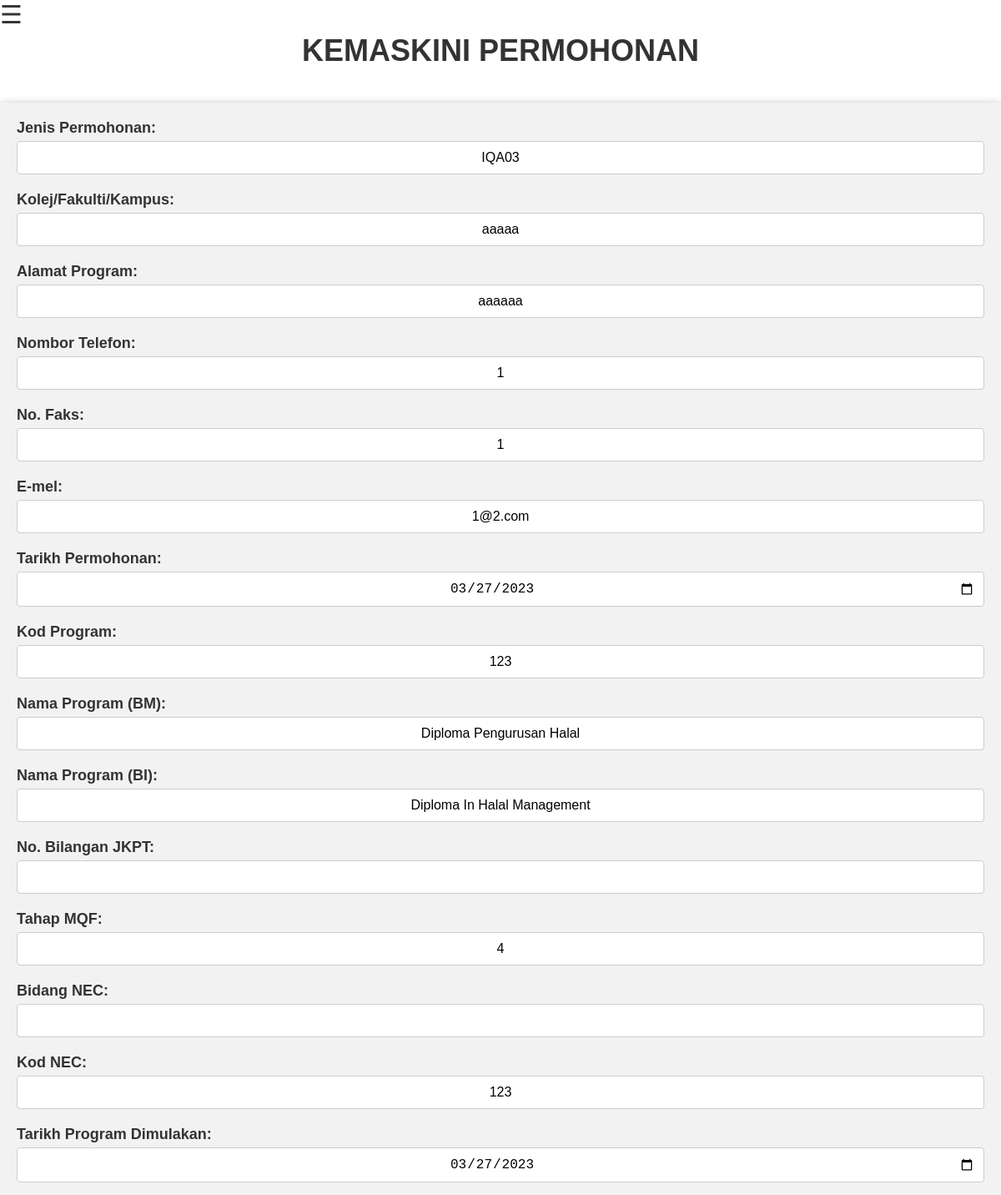
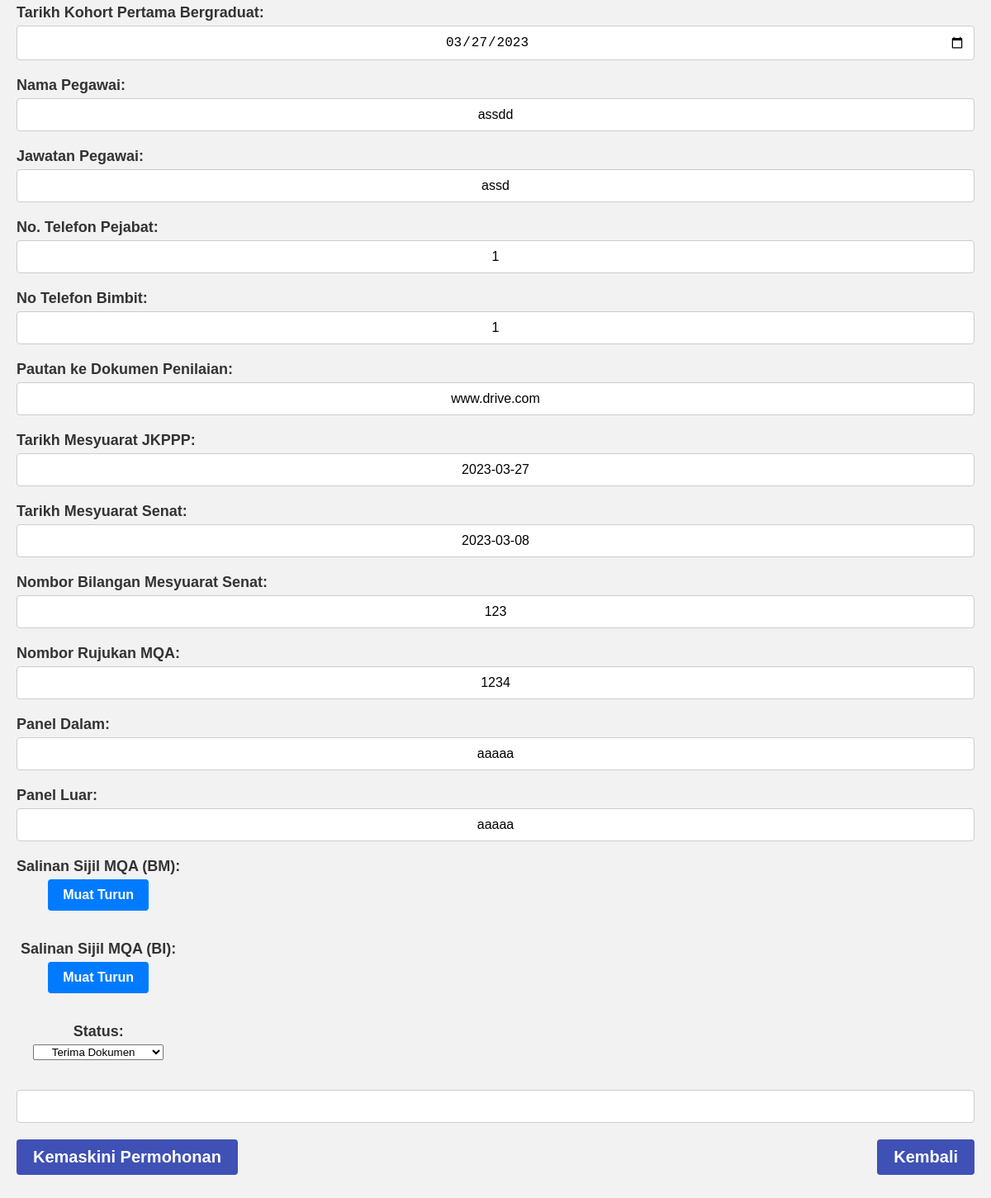
Page /edit1.php?permohonan_id=1 on the committed database (2 pictures, top to bottom).
### tables this page shows
CREATE TABLE `permohonan` (
  `permohonan_id` int(11) NOT NULL,
  `status_id` int(11) NOT NULL,
  `jenis_permohonan` varchar(50) NOT NULL,
  `tarikh_permohonan` date NOT NULL,
  `kampus` varchar(250) NOT NULL,
  `alamat_program` varchar(250) NOT NULL,
  `no_fon` varchar(20) NOT NULL,
  `no_faks` varchar(20) NOT NULL,
  `emel_rasmi` varchar(50) NOT NULL,
  `kod_program` varchar(20) NOT NULL,
  `nama_program_bm` varchar(50) NOT NULL,
  `nama_program_bi` varchar(50) NOT NULL,
  `tarikh_jkpt` date NOT NULL,
  `tahap_mqf` varchar(10) NOT NULL,
  `kod_nec` varchar(20) NOT NULL,
  `tarikh_program_dimulakan` date NOT NULL,
  `tarikh_kohort_pertama_bergraduat` date NOT NULL,
  `nama_pic` varchar(50) NOT NULL,
  `jawatan_pic` varchar(30) NOT NULL,
  `no_tel_pejabat_pic` varchar(20) NOT NULL,
  `no_tel_bimbit_pic` varchar(20) NOT NULL,
  `pautan_dokumen_penilaian` varchar(50) NOT NULL,
  `tarikh_diterima_uhek` date NOT NULL,
  `tarikh_senat` date NOT NULL,
  `bil_senat` varchar(20) NOT NULL,
  `no_rujukan_mqa` varchar(20) NOT NULL,
  `sijil_mqa_bm` varchar(20) NOT NULL,
  `sijil_mqa_bi` varchar(20) NOT NULL,
  `panel_dalam` varchar(50) NOT NULL,
  `panel_luar` varchar(50) NOT NULL,
  `status_permohonan` varchar(50) NOT NULL
);

### edit1.php (the view, shortened to what this page needs)
<!DOCTYPE html>
<html lang="en">
<head>
	<link rel="stylesheet" href="css/edit.css">
</head>
<body>
    <span style="font-size:30px;cursor:pointer" onclick="openNav()">&#9776;</span>
    <h1>KEMASKINI PERMOHONAN</h1><br><br>
		<?php
        $conn = mysqli_connect("", "", "", "");
        $permohonan_id = $_GET['permohonan_id'];
        $sql = "SELECT * FROM permohonan WHERE permohonan_id = $permohonan_id";
        $result = mysqli_query($conn, $sql);
        $row = mysqli_fetch_assoc($result);
        echo '<div class="box">';
        echo '<form method="post" action="edit.php">';
        echo '<label for="jenis_permohonan">Jenis Permohonan:</label>';
        echo '<input type="text" name="jenis_permohonan" value="' . $row['jenis_permohonan'] . '"><br><br>';
        echo '<label for="kampus">Kolej/Fakulti/Kampus:</label>';
        echo '<input type="text" name="kampus" value="' . $row['kampus'] . '"><br><br>';
        echo '<label for="alamat_program">Alamat Program:</label>';
        echo '<input type="text" name="alamat_program" value="' . $row['alamat_program'] . '"><br><br>';
        echo '<label for="no_fon">Nombor Telefon:</label>';
        echo '<input type="tel" name="no_fon" value="' . $row['no_fon'] . '"><br><br>';
        echo '<label for="no_faks">No. Faks:</label>';
        echo '<input type="tel" name="no_faks" value="' . $row['no_faks'] . '"><br><br>';
        echo '<label for="emel_rasmi">E-mel:</label>';
        echo '<input type="email" name="emel_rasmi" value="' . $row['emel_rasmi'] . '"><br><br>';
        echo '<label for="tarikh_permohonan">Tarikh Permohonan:</label>';
        echo '<input type="date" name="tarikh_permohonan" value="' . $row['tarikh_permohonan'] . '"><br><br>';
        echo '<label for="kod_program">Kod Program:</label>';
        echo '<input type="text" name="kod_program" value="' . $row['kod_program'] . '"><br><br>';
        echo '<label for="nama_program_bm">Nama Program (BM):</label>';
        echo '<input type="text" name="nama_program_bm" value="' . $row['nama_program_bm'] . '"><br><br>';
        echo '<label for="nama_program_bi">Nama Program (BI):</label>';
        echo '<input type="text" name="nama_program_bi" value="' . $row['nama_program_bi'] . '"><br><br>';
        echo '<label for="no_bil_jkpt">No. Bilangan JKPT:</label>';
        echo '<input type="text" name="no_bil_jkpt" value="' . $row['no_bil_jkpt'] . '"><br><br>';
        echo '<label for="tahap_mqf">Tahap MQF:</label>';
        echo '<input type="text" name="tahap_mqf" value="' . $row['tahap_mqf'] . '"><br><br>';
        echo '<label for="bidang_nec">Bidang NEC:</label>';
        echo '<input type="text" name="bidang_nec" value="' . $row['bidang_nec'] . '"><br><br>';
        echo '<label for="kod_nec">Kod NEC:</label>';
        echo '<input type="text" name="kod_nec" value="' . $row['kod_nec'] . '"><br><br>';
        echo '<label for="tarikh_program_dimulakan">Tarikh Program Dimulakan:</label>';
        echo '<input type="date" name="tarikh_program_dimulakan" value="' . $row['tarikh_program_dimulakan'] . '"><br><br>';
        echo '<label for="tarikh_kohort_pertama_bergraduat">Tarikh Kohort Pertama Bergraduat:</label>';
        echo '<input type="date" name="tarikh_kohort_pertama_bergraduat" value="' . $row['tarikh_kohort_pertama_bergraduat'] . '"><br><br>';
        echo '<label for="nama_pic">Nama Pegawai:</label>';
        echo '<input type="text" name="nama_pic" value="' . $row['nama_pic'] . '"><br><br>';
        echo '<label for="jawatan_pic">Jawatan Pegawai:</label>';
        echo '<input type="text" name="jawatan_pic" value="' . $row['jawatan_pic'] . '"><br><br>';
        echo '<label for="no_tel_pejabat_pic">No. Telefon Pejabat:</label>';
        echo '<input type="text" name="no_tel_pejabat_pic" value="' . $row['no_tel_pejabat_pic'] . '"><br><br>';
        echo '<label for="no_tel_bimbit_pic">No Telefon Bimbit:</label>';
        echo '<input type="text" name="no_tel_bimbit_pic" value="' . $row['no_tel_bimbit_pic'] . '"><br><br>';
        echo '<label for="pautan_dokumen_penilaian">Pautan ke Dokumen Penilaian:</label>';
        echo '<input type="text" name="pautan_dokumen_penilaian" value="' . $row['pautan_dokumen_penilaian'] . '"><br><br>';
        echo '<label for="tarikh_diterima_uhek">Tarikh Mesyuarat JKPPP:</label>';
        echo '<input type="text" name="tarikh_diterima_uhek" value="' . $row['tarikh_diterima_uhek'] . '"><br><br>';
        echo '<label for="tarikh_senat">Tarikh Mesyuarat Senat:</label>';
        echo '<input type="text" name="tarikh_senat" value="' . $row['tarikh_senat'] . '"><br><br>';
        echo '<label for="bil_senat">Nombor Bilangan Mesyuarat Senat:</label>';
        echo '<input type="text" name="bil_senat" value="' . $row['bil_senat'] . '"><br><br>';
        echo '<label for="no_rujukan_mqa">Nombor Rujukan MQA:</label>';
        echo '<input type="text" name="no_rujukan_mqa" value="' . $row['no_rujukan_mqa'] . '"><br><br>';
        echo '<label for="panel_dalam">Panel Dalam:</label>';
        echo '<input type="text" name="panel_dalam" value="' . $row['panel_dalam'] . '"><br><br>';
        echo '<label for="panel_luar">Panel Luar:</label>';
        echo '<input type="text" name="panel_luar" value="' . $row['panel_luar'] . '"><br><br>';
        echo '<div style="display: flex; flex-direction: column; align-items: center;">';
        echo '<div style="display: flex; flex-direction: column; align-items: center; text-align: center;">';
        echo '<label for="sijil_mqa_bm" style="text-align: center;">Salinan Sijil MQA (BM):</label>';
        echo '<a href="' . $row['sijil_mqa_bm'] . '" download class="btn">Muat Turun</a><br><br>';
        echo '<label for="sijil_mqa_bi" style="text-align: center;">Salinan Sijil MQA (BI):</label>';
        echo '<a href="' . $row['sijil_mqa_bi'] . '" download class="btn">Muat Turun</a><br><br>';
        echo '</div>';
        echo '<label for="status_permohonan" style="text-align: center;">Status:</label>';
        echo '<select name="status_permohonan" style="text-align: center;">';
        echo '<option value="Terima Dokumen" ' . ($row['status_permohonan'] == 'Terima Dokumen' ? 'selected' : '') . '>Terima Dokumen</option>';
        echo '</select>';
        echo '<br><br>';
        echo '</div>';
        echo '<input type="text" name="" value="' . $row[''] . '" hidden readonly><br><br>';
        echo '<input type="submit" name="submit" value="Kemaskini Permohonan">';
        echo '</form>';
        echo '</div>';
        ?>
        <a href="kemaskinipermohonan.php"><button style="position: fixed; bottom: 40px; right: 20px; background-color: #3f51b5;
          color: #fff;
          border: none;
          border-radius: 4px;
          font-size: 20px;
          font-weight: bold;
          padding: 10px 20px;
          cursor: pointer;
          transition: background-color 0.2s;">Kembali</button></a>
</body>
</html>

### css/edit.css (style rules this page uses)
* { box-sizing: border-box; }
body { margin: 0; padding: 0; font-family: Arial, sans-serif; background-color: #fff; color: #333; }
h1 { font-size: 36px; font-weight: bold; text-align: center; margin: 5px; }
form { display: flex; flex-wrap: wrap; justify-content: space-between; }
input, label { display: block; margin-bottom: 20px; }
label { font-size: 18px; font-weight: bold; margin-bottom: 5px; }
input[type="text"], input[type="tel"], input[type="email"], input[type="date"] { padding: 10px; border-radius: 4px; border: 1px solid #ccc; font-size: 16px; width: 100%; margin-bottom: 20px; text-align: center; }
input[type="submit"] { background-color: #3f51b5; color: #fff; border: none; border-radius: 4px; font-size: 20px; font-weight: bold; padding: 10px 20px; cursor: pointer; transition: background-color 0.2s; }
.box { background-color: #f2f2f2; padding: 20px; border-radius: 4px; box-shadow: 0 0 10px rgba(0, 0, 0, 0.2); align-item: center; }
.btn { display: inline-block; padding: 8px 16px; font-size: 16px; font-weight: bold; text-align: center; text-decoration: none; white-space: nowrap; border-radius: 4px; border: 2px solid #007bff; color: #fff; background-color: #007bff; }

### rows in the picture
permohonan: jenis_permohonan "IQA03", kampus "aaaaa", alamat_program "aaaaaa", no_fon "1", no_faks "1", emel_rasmi "1@2.com", tarikh_permohonan "03/27/2023", kod_program "123", nama_program_bm "Diploma Pengurusan Halal", nama_program_bi "Diploma In Halal Management", tahap_mqf "4", kod_nec "123", tarikh_program_dimulakan "03/27/2023", tarikh_kohort_pertama_bergraduat "03/27/2023", nama_pic "assdd", jawatan_pic "assd", no_tel_pejabat_pic "1", no_tel_bimbit_pic "1", pautan_dokumen_penilaian "www.drive.com", tarikh_diterima_uhek "2023-03-27", tarikh_senat "2023-03-08", bil_senat "123", no_rujukan_mqa "1234", panel_dalam "aaaaa", panel_luar "aaaaa"
